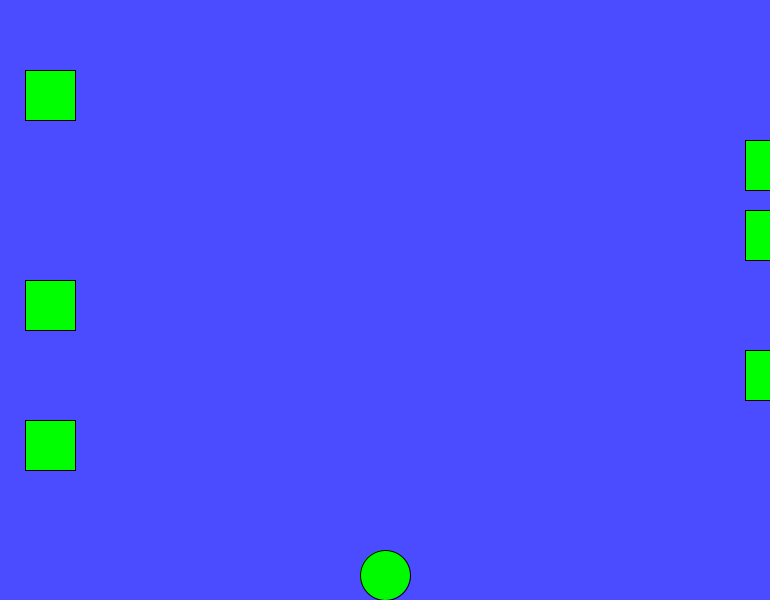
Frame 1 (no input)
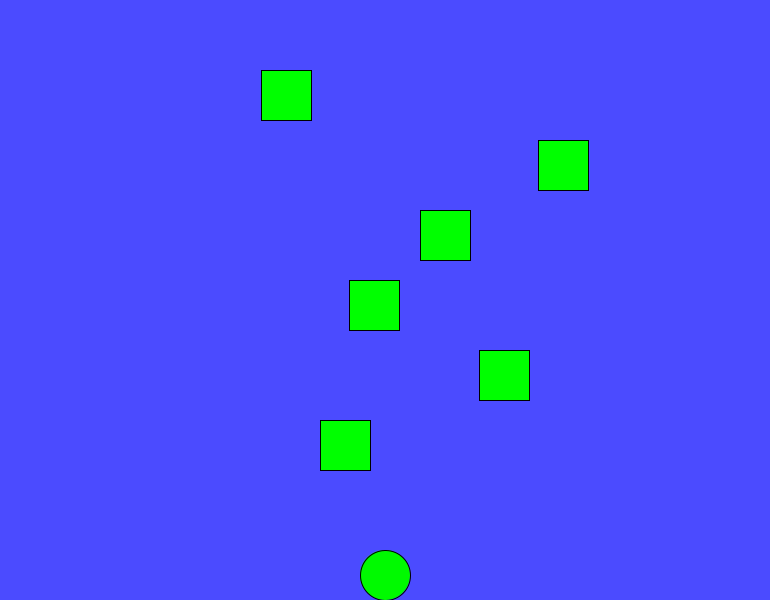
Frame 60 (the mouse pressed at the canvas centre just before this capture)
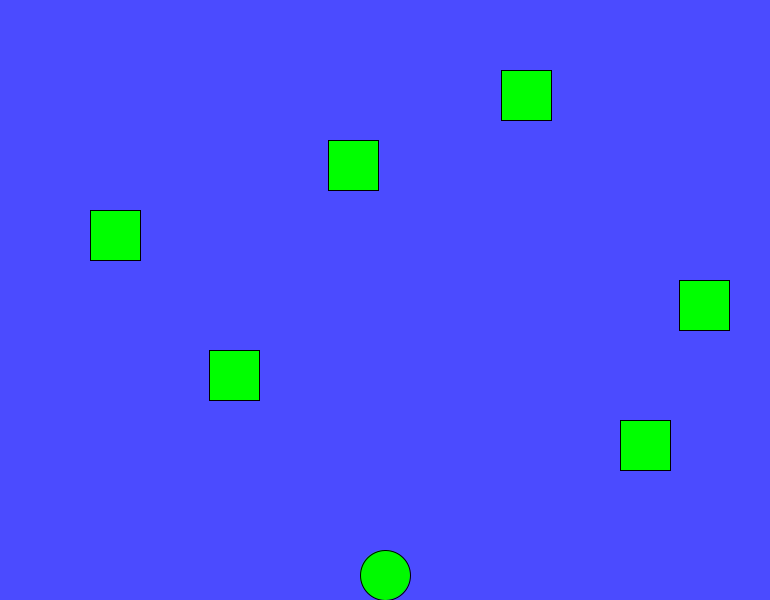
Frame 120 (the mouse held since frame 60 and released just before this capture)

The Processing sketch that drew these frames (run headless with seeded random() and noise(); from frame 60 on, the mouse is pressed at the canvas centre):

// Processing sketch: Frogger
// ── Frogger.pde
float hopx = 385;
float hopy = 575;
int fsd = 4;
int fsu = 4;
int fsl = 4;
int fsr = 4;
int canmove = 0;
Car first,second,third,fourth,fith,sixth,seventh;

void setup() {
   first = new Car(25, 70, 50, 4);
   second = new Car(745, 140, 50, -3.5);
   third = new Car(745, 210, 50, -5.5);
   fourth = new Car(25, 280, 50, 5.5);
   fith = new Car(745, 350, 50, -4.5);
   sixth = new Car(25, 420, 50, 5);
   
  size(770, 600);
}
void draw() {
  fill(10, 10, 50);
  background(75, 75, 255);
  fill(0, 250, 00);
  ellipse(hopx, hopy, 50, 50);

first.display();
second.display();
third.display();
fourth.display();
fith.display();
sixth.display();

first.move();
second.move();
third.move();
fourth.move();
fith.move();
sixth.move();

  if (fsd<4 && hopy != 575) {
    hopy += 20;
    delay(20);
    fsd++;
  } else {
    fsd = 4;
  }
  if (fsu<4 && hopy >= 35) {
    hopy -= 20;
    delay(20);
    fsu++;
  } else if (hopy <= 35 ) {
    hopy -= .50;
    canmove += 99999;
  } else {
    fsu = 4;
  }
  if (fsr<4 && hopx != 745) {
    hopx += 20;
    delay(20);
    fsr++;
  } else {
    fsr = 4;
  }

  if (fsl <4 && hopx != 25) {
    hopx -= 20;
    delay(20);
    fsl++;
  } else {
    fsl = 4;
  }
}
void keyPressed()
{

  if (keyCode == UP && canmove == 0|| key == 'w' && canmove == 0) {
    fsu = 1;
  } else if (keyCode == DOWN && canmove == 0|| key == 's' && canmove == 0) {
    fsd = 1;
  } else if (keyCode == RIGHT && canmove == 0|| key == 'd' && canmove == 0) {
    fsr = 1;
  } else if (keyCode == LEFT && canmove == 0|| key == 'a' && canmove == 0) {
    fsl = 1;
  }
}
class Car {
  float cx;
  float cy;
  int csi;
  float csp;
  Car(float cx, float cy, int csi, float csp) {
    this.cx = cx;
    this.cy = cy;
    this. csi = csi;
    this. csp = csp;
 
  }
void move() {
     cx = cx + csp;
     if (cx < -75){
       csp -= csp*2 ;
     }
     if (cx > 860){
      csp -= csp*2; 
     }
}
  void display() {

    fill(0, 255, 0);
    rect(cx, cy, csi, 50);
  }
}
